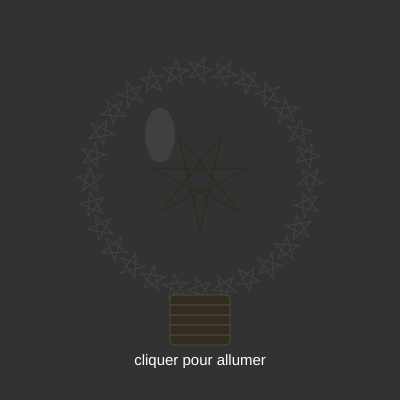
Frame 1 (no input)
Frame 60 (no input): identical to frame 1, image omitted
Frame 120 (the mouse pressed at the canvas centre since frame 60): identical to frame 1, image omitted

The p5.js sketch that drew this single still picture (run headless with seeded random() and noise() and a simulated clock; from frame 60 on, the mouse is pressed at the canvas centre):

// p5.js sketch
// ── sketch.js
// ETOILES REGULIERES
// GENUARY PROMPT 6 = Lights on/off. Make something that changes when you switch on or off the “digital” lights.

let lit = false;
let brightness = 0;
const PI = Math.PI;

function setup() {
  createCanvas(400, 400);
  let cnv = document.querySelector('canvas');
  cnv.addEventListener('click', () => { lit = !lit; });
}

function starPoints(cx, cy, R, K, H, AD) {
  let pts = [];
  for (let i = 0; i < K; i++) {
    pts.push({
      x: cx + R * Math.cos(2 * i * H * PI / K + AD),
      y: cy + R * Math.sin(2 * i * H * PI / K + AD)
    });
  }
  return pts;
}

function draw() {
  brightness += (lit ? 1 : -1) * 0.03;
  brightness = constrain(brightness, 0, 1);

  background(50);

  const CX = width / 2;
  const CY = height / 2 - 20;
  const b = brightness;

  // halo ambiant
  if (b > 0) {
    noStroke();
    for (let r = 160; r > 0; r -= 3) {
      let a = map(r, 0, 160, b * 80, 0);
      fill(255, 180, 30, a);
      ellipse(CX, CY, r * 2, r * 2);
    }
  }

  // contour ampoule : étoiles K=5, H=2
  const bulbR  = 110;
  const nStars = 28;
  const starSize = 13;

  for (let i = 0; i < nStars; i++) {
    let angle = (2 * PI * i) / nStars - PI / 2;
    let sx = CX + bulbR * cos(angle);
    let sy = CY + bulbR * sin(angle);

    let pts = starPoints(sx, sy, starSize, 5, 2, angle + PI / 2);

    let rCol  = lerp(80,  255, b);
    let gCol  = lerp(80,  220, b);
    let bCol  = lerp(80,  60,  b);
    let alpha = lerp(120, 255, b);

    stroke(rCol, gCol, bCol, alpha);
    strokeWeight(1.2);
    noFill();
    beginShape();
    pts.forEach(pt => vertex(pt.x, pt.y));
    endShape(CLOSE);

    if (b > 0.1) {
      fill(255, 230, 100, b * 60);
      noStroke();
      beginShape();
      pts.forEach(pt => vertex(pt.x, pt.y));
      endShape(CLOSE);
    }
  }

  // filament intérieur — étoile K=7, H=3
  stroke(lerp(40, 255, b), lerp(40, 200, b), 0, lerp(100, 255, b));
  strokeWeight(1.5);
  noFill();
  let fPts = starPoints(CX, CY, 50, 7, 3, PI / 2);
  beginShape();
  fPts.forEach(pt => vertex(pt.x, pt.y));
  endShape(CLOSE);

  // filament intérieur — étoile K=5, H=2
  stroke(lerp(40, 255, b), lerp(40, 240, b), 0, lerp(60, 200, b));
  strokeWeight(0.8);
  let fPts2 = starPoints(CX, CY, 28, 5, 2, PI / 2);
  beginShape();
  fPts2.forEach(pt => vertex(pt.x, pt.y));
  endShape(CLOSE);

  // col (culot)
  let colY = CY + bulbR + 5;
  noStroke();
  fill(lerp(50, 100, b), lerp(45, 80, b), lerp(30, 40, b));
  rect(CX - 30, colY, 60, 50, 4);
  stroke(80);
  strokeWeight(0.8);
  noFill();
  rect(CX - 30, colY, 60, 50, 4);
  for (let i = 1; i < 5; i++) {
    stroke(90);
    line(CX - 30, colY + i * 10, CX + 30, colY + i * 10);
  }

  // reflet verre
  noStroke();
  fill(255, 255, 255, 18 + b * 20);
  ellipse(CX - 40, CY - 45, 30, 55);

  // label
  noStroke();
  if (lit) {
    fill(lerp(80, 200, b), lerp(80, 160, b), lerp(80, 40, b));
  } else {
    fill(255);
  }
  textAlign(CENTER);
  textSize(15);
  text(lit ? 'cliquer pour éteindre' : 'cliquer pour allumer', CX, colY + 70);
}
